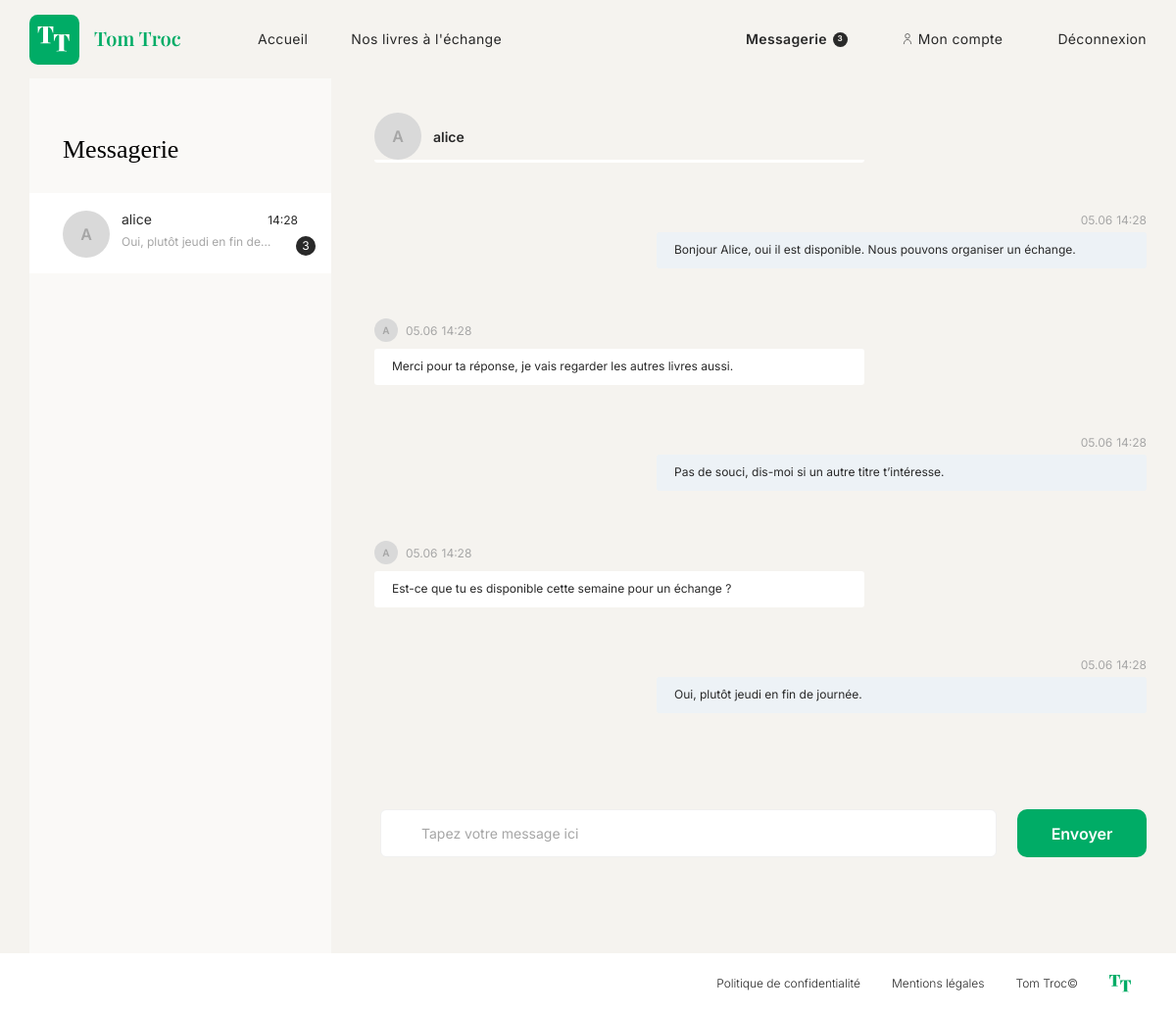
/index.php?action=messages&user=1 (signed in), run on the app's committed database.
### tables this page shows
CREATE TABLE messages (
    id INT AUTO_INCREMENT PRIMARY KEY,
    sender_id INT NOT NULL,
    receiver_id INT NOT NULL,
    content TEXT NOT NULL,
    is_read TINYINT(1) NOT NULL DEFAULT 0,
    created_at DATETIME NOT NULL DEFAULT CURRENT_TIMESTAMP,
    CONSTRAINT fk_messages_sender
        FOREIGN KEY (sender_id)
        REFERENCES users(id)
        ON DELETE CASCADE,
    CONSTRAINT fk_messages_receiver
        FOREIGN KEY (receiver_id)
        REFERENCES users(id)
        ON DELETE CASCADE
);

CREATE TABLE users (
    id INT AUTO_INCREMENT PRIMARY KEY,
    username VARCHAR(100) NOT NULL,
    email VARCHAR(180) NOT NULL,
    password_hash VARCHAR(255) NOT NULL,
    profile_image VARCHAR(255) DEFAULT NULL,
    biography TEXT DEFAULT NULL,
    created_at DATETIME NOT NULL DEFAULT CURRENT_TIMESTAMP,
    UNIQUE (email),
    UNIQUE (username)
);

### views/templates/messages.php (the view, shortened to what the rows shown need)
<?php $hasSelectedConversation = $selectedUser !== null; ?>
<section class="messages-page <?= $hasSelectedConversation ? 'messages-page--thread-open' : '' ?>">
    <aside class="messages-sidebar">
        <h1 class="messages-title">Messagerie</h1>
        <?php if (empty($conversations)): ?>
            <p class="messages-empty">Aucune conversation pour le moment.</p>
        <?php else: ?>
            <div class="messages-conversation-list">
                <?php foreach ($conversations as $conversation): ?>
                    <?php
                    $otherUserId = (int) $conversation['other_user_id'];
                    $otherUsername = Utils::safe($conversation['other_username']);
                    $otherImage = trim((string) $conversation['other_profile_image']);
                    $lastContent = Utils::safe($conversation['content']);
                    $lastDate = new DateTime($conversation['created_at']);
                    $isActive = $selectedUser !== null && $selectedUser->getId() === $otherUserId;
                    $unreadCount = (int) $conversation['unread_count'];
                    ?>
                    <a class="messages-conversation <?= $isActive ? 'messages-conversation--active' : '' ?>" href="index.php?action=messages&user=<?= $otherUserId ?>">
                        <span class="messages-avatar messages-avatar--large">
                            <?php if ($otherImage !== ''): ?>
                                <img src="<?= Utils::safe($otherImage) ?>" alt="Photo de <?= $otherUsername ?>">
                            <?php else: ?>
                                <?= strtoupper(substr($otherUsername, 0, 1)) ?>
                            <?php endif; ?>
                        </span>
                        <span class="messages-conversation__content">
                            <span class="messages-conversation__top">
                                <span class="messages-conversation__name"><?= $otherUsername ?></span>
                                <span class="messages-conversation__time"><?= $lastDate->format('H:i') ?></span>
                            </span>
                            <span class="messages-conversation__preview"><?= $lastContent ?></span>
                        </span>
                        <?php if ($unreadCount > 0): ?>
                            <span class="messages-unread"><?= $unreadCount ?></span>
                        <?php endif; ?>
                    </a>
                <?php endforeach; ?>
            </div>
        <?php endif; ?>
    </aside>
    <div class="messages-thread">
        <?php if ($selectedUser === null): ?>
            <div class="messages-thread-empty">Sélectionnez une conversation.</div>
        <?php else: ?>
            <?php $selectedUsername = Utils::safe($selectedUser->getUsername()); ?>
            <header class="messages-thread-header">
                <span class="messages-avatar messages-avatar--large">
                    <?php if ($selectedUserImage !== ''): ?>
                        <img src="<?= Utils::safe($selectedUserImage) ?>" alt="Photo de <?= $selectedUsername ?>">
                    <?php else: ?>
                        <?= strtoupper(substr($selectedUsername, 0, 1)) ?>
                    <?php endif; ?>
                </span>
                <span><?= $selectedUsername ?></span>
            </header>
            <div class="messages-list">
                <?php if (empty($messages)): ?>
                    <p class="messages-empty messages-empty--thread">
                        Aucun message avec <?= $selectedUsername ?> pour le moment.
                    </p>
                <?php else: ?>
                    <?php foreach ($messages as $message): ?>
                        <?php
                        $isSentByCurrentUser = $message->getSenderId() === $currentUserId;
                        $messageDate = new DateTime($message->getCreatedAt());
                        $messageContent = Utils::safe($message->getContent());
                        ?>
                        <?php if ($isSentByCurrentUser): ?>
                            <article class="messages-bubble-row messages-bubble-row--sent">
                                <p class="messages-bubble-date">
                                    <span><?= $messageDate->format('d.m') ?></span>
                                    <span><?= $messageDate->format('H:i') ?></span>
                                </p>
                                <p class="messages-bubble messages-bubble--sent"><?= $messageContent ?></p>
                            </article>
                        <?php else: ?>
                            <article class="messages-bubble-row messages-bubble-row--received">
                                <div class="messages-received-meta">
                                    <span class="messages-avatar messages-avatar--small">
                                        <?php if ($selectedUserImage !== ''): ?>
                                            <img src="<?= Utils::safe($selectedUserImage) ?>" alt="Photo de <?= $selectedUsername ?>">
                                        <?php else: ?>
                                            <?= strtoupper(substr($selectedUsername, 0, 1)) ?>
                                        <?php endif; ?>
                                    </span>
                                    <p class="messages-bubble-date">
                                        <span><?= $messageDate->format('d.m') ?></span>
                                        <span><?= $messageDate->format('H:i') ?></span>
                                    </p>
                                </div>
                                <p class="messages-bubble messages-bubble--received"><?= $messageContent ?></p>
                            </article>
                        <?php endif; ?>
                    <?php endforeach; ?>
                <?php endif; ?>
            </div>
            <form class="messages-compose" method="post" action="index.php?action=messages&user=<?= $selectedUser->getId() ?>">
                <input
                    type="text"
                    name="content"
                    aria-label="Message"
                    placeholder="Tapez votre message ici"
                    required
                >
                <button class="btn btn-primary messages-send" type="submit">Envoyer</button>
            </form>
        <?php endif; ?>
    </div>
</section>

### data on the page
messages: receiver.username "A", receiver.username "alice", created_at "14:28", content "Oui, plutôt jeudi en fin…", unreadCount "3", created_at "05.06", content "Oui, plutôt jeudi en fin de journée."
users: username "A", username "alice"
messages: created_at "05.06", created_at "14:28", content "Bonjour Alice, oui il est disponible. Nous pouvons organiser un échange."
messages: sender.username "A", created_at "05.06", created_at "14:28", content "Merci pour ta réponse, je vais regarder les autres livres aussi."
messages: created_at "05.06", created_at "14:28", content "Pas de souci, dis-moi si un autre titre t’intéresse."
messages: sender.username "A", created_at "05.06", created_at "14:28", content "Est-ce que tu es disponible cette semaine pour un échange ?"

### other printed values
$unreadMessagesCount "3"
